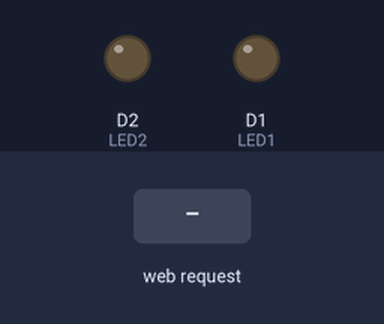
The sketch below on a simulated ESP8266 (NodeMCU). Shown: output pins drawn as LEDs (lit = HIGH). The inputs (shaded band) are chosen by the test bench. WiFi joins after 1.5 s; servers stay silent unless stated; what the sketch prints to the serial monitor is not drawn.

Above: at 2.7 s.
2.8 s: HTTP request GET /LED1/on received
At 3.9 s:
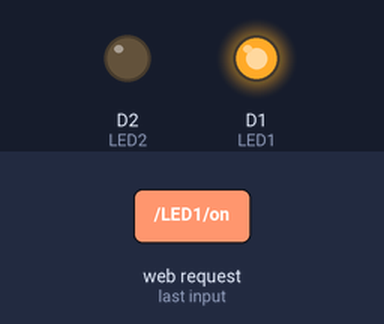
4.3 s: HTTP request GET /LED2/on received
At 5.0 s:
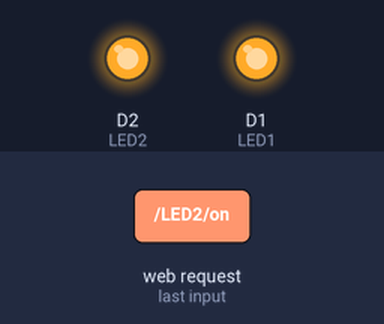
5.8 s: HTTP request GET /LED1/off received
At 6.2 s:
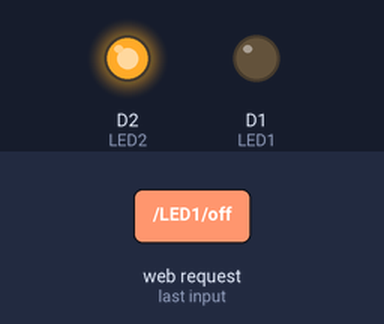
7.3 s: HTTP request GET /LED2/off received
At 8.5 s:
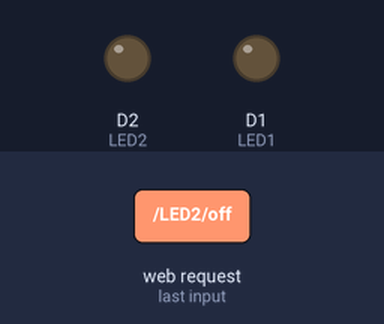
Timing chart, 0 to 9.8 s (numbered marks = the images above; inputs shaded):
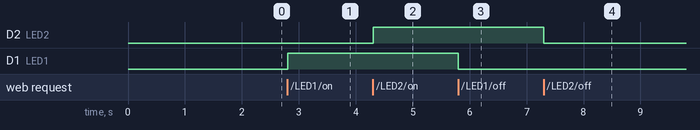

The sketch:

webserverLED_Control.ino
```cpp
#include <ESP8266WiFi.h>
const char* ssid = "Quality Thought 605B";  // Enter SSID here
const char* password = "b4b3c69b";  //Enter Password here
// Variable to store the HTTP request
String header;
String LED1State = "off";
String LED2State = "off";

const int LED1 = D1;
const int LED2 = D2;

WiFiServer server(80);

void setup() {
  Serial.begin(115200);
  pinMode(LED1, OUTPUT);
  digitalWrite(LED1, LOW);
    pinMode(LED2, OUTPUT);
  digitalWrite(LED2, LOW);
 Serial.print("Connecting to ");
 Serial.println(ssid);
WiFi.begin(ssid, password);
while (WiFi.status() != WL_CONNECTED) {
    delay(500);
   Serial.print(".");
 }
// Print local IP address and start web server
 Serial.println("");
  Serial.println("WiFi connected-->");
  Serial.println("Copy this IP address: ");
  Serial.println(WiFi.localIP());
  server.begin();
}

void loop(){
  WiFiClient client = server.available();
  if (client) {                           // If a new client connects,
    Serial.println("new client connected");
    String currentLine = "";                // make a String to hold incoming data from the client
    while (client.connected())
      if (client.available()) {             // if there's bytes to read from the client,
        char c = client.read();
        Serial.write(c);
        header += c;
        if (c == '\n') {                    // if the byte is a newline character
          if (currentLine.length() == 0) {
            client.println("HTTP/1.1 200 OK");
            client.println("Content-type:text/html");
            client.println("Connection: close");
            client.println();

            if (header.indexOf("GET /LED1/on") >= 0) {
              Serial.println("LED1 on");
              LED1State = "on";
              digitalWrite(LED1, HIGH);
            } else if (header.indexOf("GET /LED1/off") >= 0) {
              Serial.println("LED1 off");
              LED1State = "off";
              digitalWrite(LED1, LOW);
            }

            if (header.indexOf("GET /LED2/on") >= 0) {
              Serial.println("LED2 on");
              LED2State = "on";
              digitalWrite(LED2, HIGH);
            } else if (header.indexOf("GET /LED2/off") >= 0) {
              Serial.println("LED2 off");
              LED2State = "off";
              digitalWrite(LED2, LOW);
            }

            // Display the HTML web page
            client.println("<!DOCTYPE html><html>");
            client.println("<head><meta name=\"viewport\" content=\"width=device-width, initial-scale=1\">");
            client.println("<link rel=\"icon\" href=\"data:,\">");
            client.println("<style>html { font-family: Cairo; display: inline; margin: 0px auto; text-align: center; background-color: #ccffb3;}");
            client.println(".button { background-color: #006699; border: none; color: white; padding: 16px 40px;");
            client.println("text-decoration: none; font-size: 35px; margin: 2px; cursor: pointer;}");
            client.println(".button2 {background-color: #555555;}</style></head>");

            client.println("<svg width=\"300\" height=\"80\"><text fill=\"#00bfbf\" font-family=\"serif\" font-size=\"24\" id=\"svg_1\" stroke=\"#000000\" text-anchor=\"middle\" transform=\"matrix(1.35388 0 0 1.42308 -6.66283 -8.67308)\" x=\"86.5\" xml:space=\"preserve\" y=\"41.5\">Circuit Digest</text></svg>");

            // Web Page Heading
            client.println("<body><h1>Welcome to Quality Thought Web Server to control led </h1>");
            client.println("<p>LED1_State: " + LED1State + "</p>");

            // If the LED1State is off, it displays the ON button
            if (LED1State=="off") {
              client.println("<p><a href=\"/LED1/on\"><button class=\"button\">ON</button></a></p>");
              client.println("<svg width=\"500\" height=\"300\"><ellipse cx=\"258.5\" cy=\"125.5\" fill=\"#ffffff\" rx=\"47\" ry=\"52\" stroke=\"#ffffaa\" stroke-width=\"5\"/><rect fill=\"#cccccc\" height=\"40\" stroke=\"#ffffaa\" stroke-width=\"5\" transform=\"rotate(-0.485546 261 187.5)\" width=\"39\" x=\"241.5\" y=\"167.5\"/></svg>");

            } else {
              client.println("<p><a href=\"/LED1/off\"><button class=\"button button2\">OFF</button></a></p>");
              client.println("<svg width=\"500\" height=\"300\"><ellipse cx=\"258.5\" cy=\"125.5\" fill=\"#ff7f00\" rx=\"47\" ry=\"52\" stroke=\"#ffffaa\" stroke-width=\"5\"/><rect fill=\"#cccccc\" height=\"40\" stroke=\"#ffffaa\" stroke-width=\"5\" transform=\"rotate(-0.485546 261 187.5)\" width=\"39\" x=\"241.5\" y=\"167.5\"/></svg>");

            }
               client.println("<p>LED2_Status: " + LED2State + "</p>");
                 // If the LED1State is off, it displays the ON button
            if (LED2State=="off") {
              client.println("<p><a href=\"/LED2/on\"><button class=\"button\">ON</button></a></p>");
              client.println("<svg width=\"500\" height=\"300\"><ellipse cx=\"258.5\" cy=\"125.5\" fill=\"#ffffff\" rx=\"47\" ry=\"52\" stroke=\"#ffffaa\" stroke-width=\"5\"/><rect fill=\"#cccccc\" height=\"40\" stroke=\"#ffffaa\" stroke-width=\"5\" transform=\"rotate(-0.485546 261 187.5)\" width=\"39\" x=\"241.5\" y=\"167.5\"/></svg>");

            } else {
              client.println("<p><a href=\"/LED2/off\"><button class=\"button button2\">OFF</button></a></p>");
              client.println("<svg width=\"500\" height=\"300\"><ellipse cx=\"258.5\" cy=\"125.5\" fill=\"#ff7f00\" rx=\"47\" ry=\"52\" stroke=\"#ffffaa\" stroke-width=\"5\"/><rect fill=\"#cccccc\" height=\"40\" stroke=\"#ffffaa\" stroke-width=\"5\" transform=\"rotate(-0.485546 261 187.5)\" width=\"39\" x=\"241.5\" y=\"167.5\"/></svg>");

            }
            client.println("</body></html>");
            client.println();
            break;
          } else {
            currentLine = "";
          }
        } else if (c != '\r') {
          currentLine += c;
        }
      }
    }
    header = "";
    client.stop();

  }
```

Measured:
- after the input at 2.8 s, D1 (LED1): LOW → HIGH at once
- after the input at 4.3 s, D2 (LED2): LOW → HIGH at once
- after the input at 5.8 s, D1 (LED1): HIGH → LOW at once
- after the input at 7.3 s, D2 (LED2): HIGH → LOW at once
